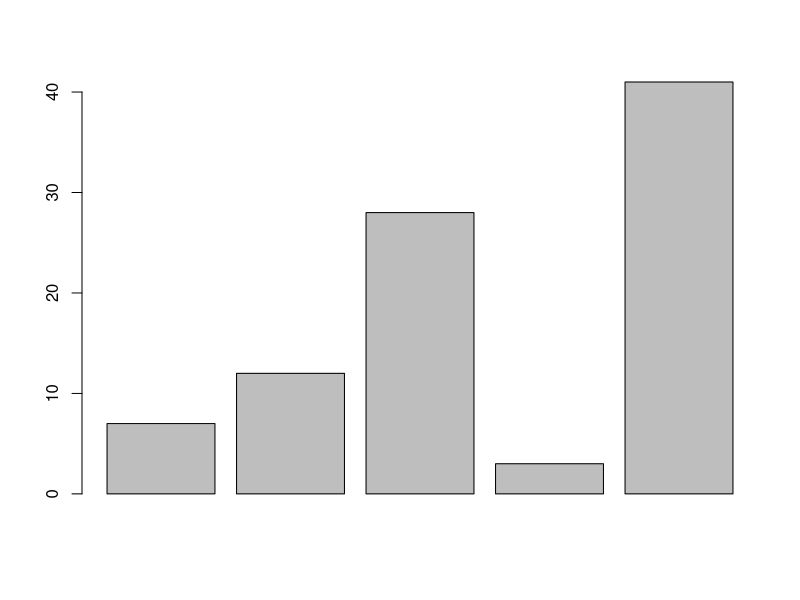
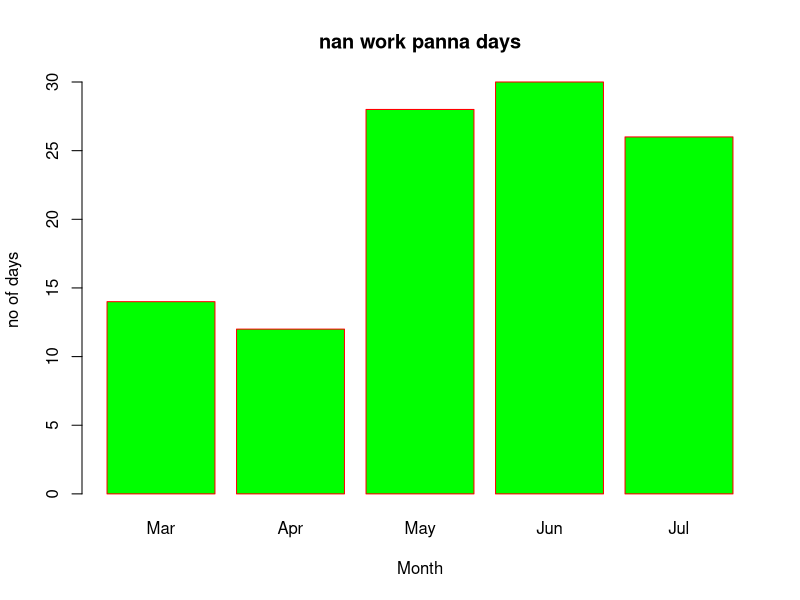
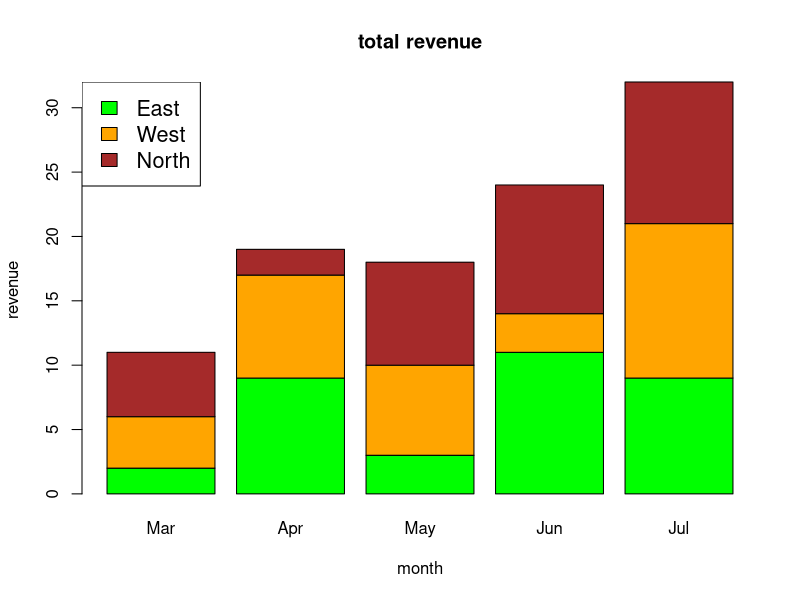

These figures' R source, in order:
#Created on: 29/06/2021
#Course work: printing hello world in R programming
#@author: Prakash R
#Source: https://www.tutorialspoint.com/r/r_basic_syntax.htm

# Create the data for the chart
H <- c(7,12,28,3,41)

# Give the chart file a name
png(file = "barchart.png")

# Plot the bar chart 
barplot(H)

# Save the file
dev.off()

# Create the data for the chart
H <- c(14,12,28,30,26)
M <- c("Mar","Apr","May","Jun","Jul")

# Give the chart file a name
png(file = "nan_work_panna_days.png")

# Plot the bar chart 
barplot(H,names.arg=M,xlab="Month",ylab="no of days",col="green",
main="nan work panna days",border="red")

# Save the file
dev.off()


# Create the input vectors.
colors = c("green","orange","brown")
months <- c("Mar","Apr","May","Jun","Jul")
regions <- c("East","West","North")

# Create the matrix of the values.
Values <- matrix(c(2,9,3,11,9,4,8,7,3,12,5,2,8,10,11), nrow = 3, ncol = 5, byrow = TRUE)

# Give the chart file a name
png(file = "barchart_stacked.png")

# Create the bar chart
barplot(Values, main = "total revenue", names.arg = months, xlab = "month", ylab = "revenue", col = colors)

# Add the legend to the chart
legend("topleft", regions, cex = 1.3, fill = colors)

# Save the file
dev.off()